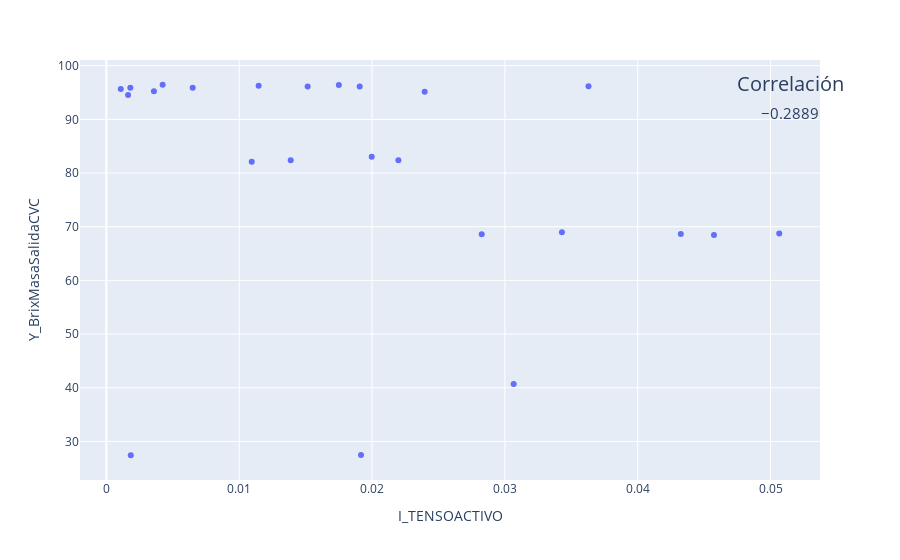
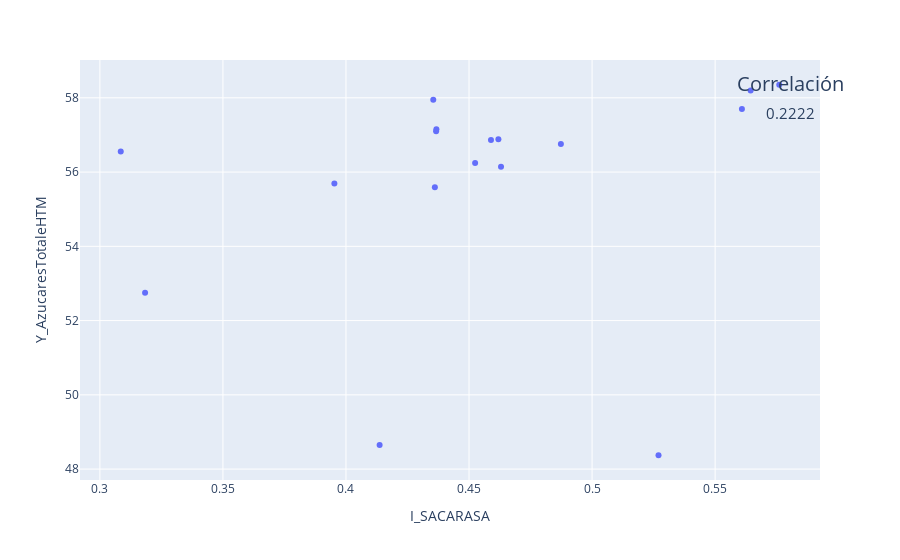
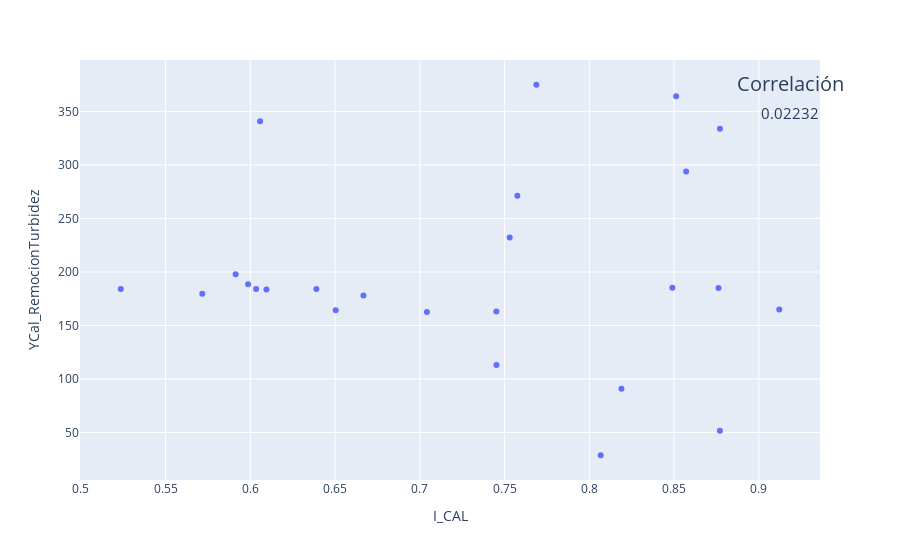
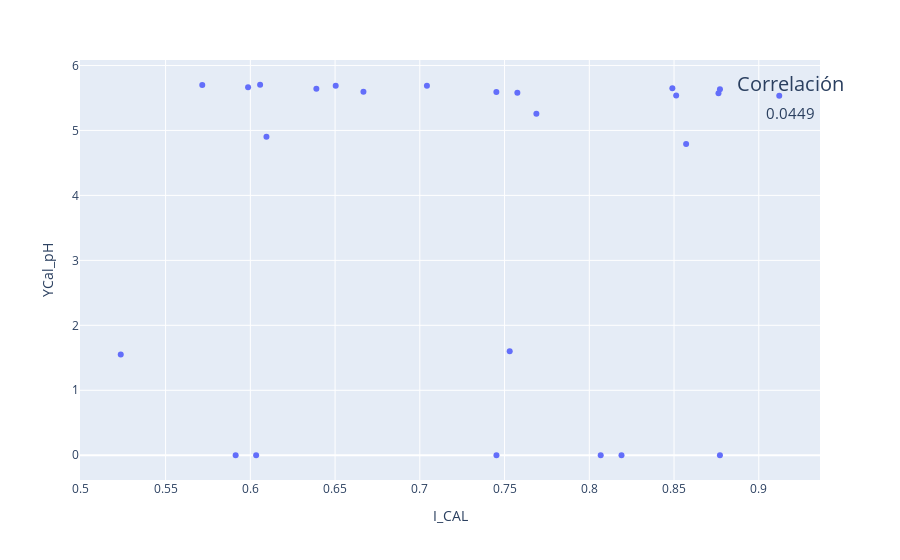

The notebook cell these images were saved under, in order:
### Code cell
import plotly.express as px
df = px.data.iris()
for i in ys:
    graph_corr(df_semana,i)

### Figure 1 — Plotly figure (JSON) as saved in the notebook; plotly's stock layout.template omitted (floating-point values rounded to 4 significant figures)
{"data": [{"hovertemplate": "I_TENSOACTIVO=%{x}<br>Y_BrixMasaSalidaCVC=%{y}<extra></extra>", "legendgroup": "", "marker": {"color": "#636efa", "symbol": "circle"}, "mode": "markers", "name": "", "orientation": "v", "showlegend": false, "type": "scatter", "x": [0.001839, 0.01388, 0.03066, 0.01094, 0.01146, 0.01907, 0.0065, 0.001083, 0.001804, 0.003579, 0.001636, 0.004237, 0.01515, 0.0363, 0.0175, 0.02198, 0.01997, 0.02826, 0.03429, 0.05065, 0.04324, 0.01917, 0.04574, 0.02396], "xaxis": "x", "y": [27.42, 82.39, 40.71, 82.12, 96.29, 96.11, 95.89, 95.68, 95.9, 95.26, 94.52, 96.45, 96.14, 96.17, 96.41, 82.38, 83.03, 68.61, 68.97, 68.76, 68.63, 27.46, 68.45, 95.16], "yaxis": "y"}, {"domain": {"x": [0.92, 1], "y": [0.85, 0.9]}, "mode": "number", "title": {"text": "Correlación"}, "type": "indicator", "value": -0.2889}], "layout": {"legend": {"tracegroupgap": 0}, "margin": {"t": 60}, "xaxis": {"anchor": "y", "domain": [0, 1], "title": {"text": "I_TENSOACTIVO"}}, "yaxis": {"anchor": "x", "domain": [0, 1], "title": {"text": "Y_BrixMasaSalidaCVC"}}}}

### Figure 2 — Plotly figure (JSON) as saved in the notebook; plotly's stock layout.template omitted (floating-point values rounded to 4 significant figures)
{"data": [{"hovertemplate": "I_SACARASA=%{x}<br>Y_AzucaresTotaleHTM=%{y}<extra></extra>", "legendgroup": "", "marker": {"color": "#636efa", "symbol": "circle"}, "mode": "markers", "name": "", "orientation": "v", "showlegend": false, "type": "scatter", "x": [0.3184, 0.3953, 0.4367, 0.463, 0.4525, 0.4619, 0.4873, 0.4589, 0.4366, 0.4355, 0.4361, 0.527, 0.5609, 0.5761, 0.5644, 0.4137, 0.3085], "xaxis": "x", "y": [52.75, 55.69, 57.15, 56.14, 56.24, 56.88, 56.75, 56.87, 57.1, 57.95, 55.59, 48.37, 57.7, 58.35, 58.2, 48.65, 56.55], "yaxis": "y"}, {"domain": {"x": [0.92, 1], "y": [0.85, 0.9]}, "mode": "number", "title": {"text": "Correlación"}, "type": "indicator", "value": 0.2222}], "layout": {"legend": {"tracegroupgap": 0}, "margin": {"t": 60}, "xaxis": {"anchor": "y", "domain": [0, 1], "title": {"text": "I_SACARASA"}}, "yaxis": {"anchor": "x", "domain": [0, 1], "title": {"text": "Y_AzucaresTotaleHTM"}}}}

### Figure 3 — Plotly figure (JSON) as saved in the notebook; plotly's stock layout.template omitted (floating-point values rounded to 4 significant figures)
{"data": [{"hovertemplate": "I_CAL=%{x}<br>YCal_RemocionTurbidez=%{y}<extra></extra>", "legendgroup": "", "marker": {"color": "#636efa", "symbol": "circle"}, "mode": "markers", "name": "", "orientation": "v", "showlegend": false, "type": "scatter", "x": [0.7688, 0.8512, 0.8771, 0.7576, 0.8762, 0.849, 0.9121, 0.7452, 0.6667, 0.6504, 0.7042, 0.6095, 0.5987, 0.5716, 0.639, 0.5235, 0.5913, 0.6034, 0.7452, 0.819, 0.8067, 0.8771, 0.753, 0.8571, 0.6058], "xaxis": "x", "y": [374.9, 364.0, 333.7, 271.2, 185.0, 185.3, 164.9, 163, 178.1, 164.4, 162.7, 183.5, 188.5, 179.7, 184.1, 184.0, 197.9, 184.2, 113.0, 90.91, 28.82, 51.73, 232.3, 293.9, 340.9], "yaxis": "y"}, {"domain": {"x": [0.92, 1], "y": [0.85, 0.9]}, "mode": "number", "title": {"text": "Correlación"}, "type": "indicator", "value": 0.02232}], "layout": {"legend": {"tracegroupgap": 0}, "margin": {"t": 60}, "xaxis": {"anchor": "y", "domain": [0, 1], "title": {"text": "I_CAL"}}, "yaxis": {"anchor": "x", "domain": [0, 1], "title": {"text": "YCal_RemocionTurbidez"}}}}

### Figure 4 — Plotly figure (JSON) as saved in the notebook; plotly's stock layout.template omitted (floating-point values rounded to 4 significant figures)
{"data": [{"hovertemplate": "I_CAL=%{x}<br>YCal_pH=%{y}<extra></extra>", "legendgroup": "", "marker": {"color": "#636efa", "symbol": "circle"}, "mode": "markers", "name": "", "orientation": "v", "showlegend": false, "type": "scatter", "x": [0.7688, 0.8512, 0.8771, 0.7576, 0.8762, 0.849, 0.9121, 0.7452, 0.6667, 0.6504, 0.7042, 0.6095, 0.5987, 0.5716, 0.639, 0.5235, 0.5913, 0.6034, 0.7452, 0.819, 0.8067, 0.8771, 0.753, 0.8571, 0.6058], "xaxis": "x", "y": [5.258, 5.539, 5.634, 5.581, 5.572, 5.65, 5.534, 5.592, 5.595, 5.689, 5.689, 4.902, 5.666, 5.699, 5.643, 1.551, 0, 0, 0, 0, 0, 0, 1.601, 4.79, 5.703], "yaxis": "y"}, {"domain": {"x": [0.92, 1], "y": [0.85, 0.9]}, "mode": "number", "title": {"text": "Correlación"}, "type": "indicator", "value": 0.04493}], "layout": {"legend": {"tracegroupgap": 0}, "margin": {"t": 60}, "xaxis": {"anchor": "y", "domain": [0, 1], "title": {"text": "I_CAL"}}, "yaxis": {"anchor": "x", "domain": [0, 1], "title": {"text": "YCal_pH"}}}}
